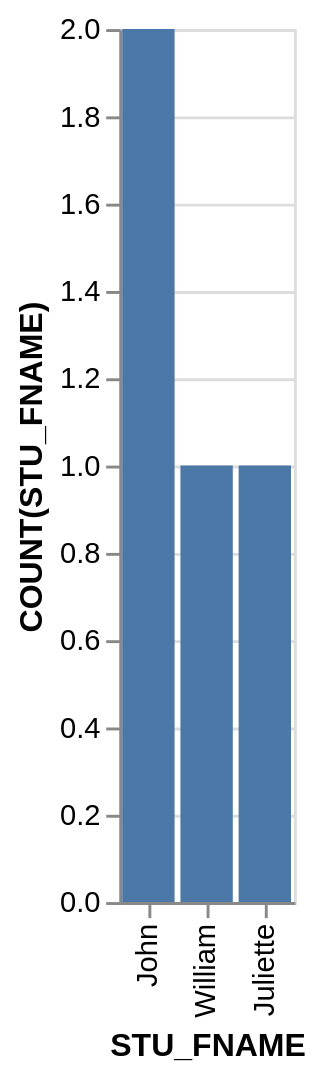

Here is the Vega-Lite specification saved for this chart:
### Vega-Lite specification from a JSON file in a GitHub repository (floating-point values rounded to 4 significant figures)
{"data": {"values": [{"x_data": "John", "y_data": 2}, {"x_data": "William", "y_data": 1}, {"x_data": "Juliette", "y_data": 1}]}, "mark": "bar", "encoding": {"x": {"field": "x_data", "type": "nominal", "title": "STU_FNAME", "sort": {"op": "sum", "field": "y_data", "order": "descending"}}, "y": {"field": "y_data", "type": "quantitative", "title": "COUNT(STU_FNAME)"}}}
